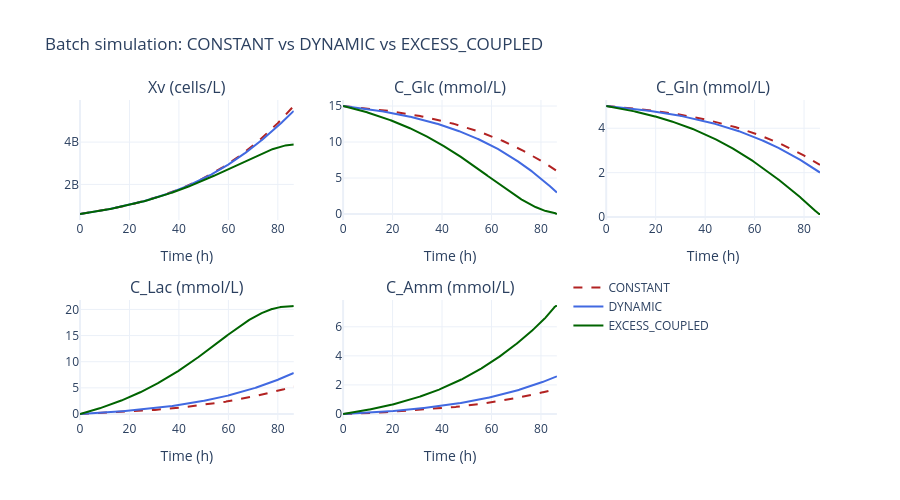

Notebook source saved alongside this figure:
### Code cell
# Interpolate all solutions onto a common time grid for comparison
t_common = np.linspace(0, min(batch_const.t_end, batch_dyn.t_end, batch_exc.t_end), 500)

# State variable indices: Xv=0, C_Glc=1, C_Gln=2, C_Lac=3, C_Amm=4
state_labels  = ["Xv (cells/L)", "C_Glc (mmol/L)", "C_Gln (mmol/L)", "C_Lac (mmol/L)", "C_Amm (mmol/L)"]
state_indices = [0, 1, 2, 3, 4]

fig = make_subplots(rows=2, cols=3, subplot_titles=state_labels)
positions = [(1,1), (1,2), (1,3), (2,1), (2,2)]

for i, (label, (row, col)) in enumerate(zip(state_labels, positions)):
    idx = state_indices[i]
    y_const = np.interp(t_common, batch_const.t_points, batch_const.y_points[idx, :])
    y_dyn = np.interp(t_common, batch_dyn.t_points, batch_dyn.y_points[idx, :])
    y_exc = np.interp(t_common, batch_exc.t_points, batch_exc.y_points[idx, :])

    fig.add_trace(
        go.Scatter(
            x=t_common, y=y_const, mode='lines', name='CONSTANT',
            line=dict(color='firebrick', width=2, dash='dash'),
            showlegend=(i == 0),
        ),
        row=row, col=col,
    )
    fig.add_trace(
        go.Scatter(
            x=t_common, y=y_dyn, mode='lines', name='DYNAMIC',
            line=dict(color='royalblue', width=2),
            showlegend=(i == 0),
        ),
        row=row, col=col,
    )
    fig.add_trace(
        go.Scatter(
            x=t_common, y=y_exc, mode='lines', name='EXCESS_COUPLED',
            line=dict(color='darkgreen', width=2),
            showlegend=(i == 0),
        ),
        row=row, col=col,
    )

fig.update_xaxes(title_text='Time (h)')
fig.update_layout(
    title_text='Batch simulation: CONSTANT vs DYNAMIC vs EXCESS_COUPLED',
    height=500,
    template='plotly_white',
    legend=dict(x=0.66, y=0.25),
)
fig.show()

### Figure 1 — Plotly figure (JSON) as saved in the notebook; plotly's stock layout.template omitted (floating-point values rounded to 4 significant figures; data arrays with more than 128 entries replaced by an {"elided": "..."} marker saying what was removed)
{"data": [{"line": {"color": "firebrick", "dash": "dash", "width": 2}, "mode": "lines", "name": "CONSTANT", "showlegend": true, "type": "scatter", "x": {"elided": "500 float values"}, "xaxis": "x", "y": {"elided": "500 float values"}, "yaxis": "y"}, {"line": {"color": "royalblue", "width": 2}, "mode": "lines", "name": "DYNAMIC", "showlegend": true, "type": "scatter", "x": {"elided": "500 float values"}, "xaxis": "x", "y": {"elided": "500 float values"}, "yaxis": "y"}, {"line": {"color": "darkgreen", "width": 2}, "mode": "lines", "name": "EXCESS_COUPLED", "showlegend": true, "type": "scatter", "x": {"elided": "500 float values"}, "xaxis": "x", "y": {"elided": "500 float values"}, "yaxis": "y"}, {"line": {"color": "firebrick", "dash": "dash", "width": 2}, "mode": "lines", "name": "CONSTANT", "showlegend": false, "type": "scatter", "x": {"elided": "500 float values"}, "xaxis": "x2", "y": {"elided": "500 float values"}, "yaxis": "y2"}, {"line": {"color": "royalblue", "width": 2}, "mode": "lines", "name": "DYNAMIC", "showlegend": false, "type": "scatter", "x": {"elided": "500 float values"}, "xaxis": "x2", "y": {"elided": "500 float values"}, "yaxis": "y2"}, {"line": {"color": "darkgreen", "width": 2}, "mode": "lines", "name": "EXCESS_COUPLED", "showlegend": false, "type": "scatter", "x": {"elided": "500 float values"}, "xaxis": "x2", "y": {"elided": "500 float values"}, "yaxis": "y2"}, {"line": {"color": "firebrick", "dash": "dash", "width": 2}, "mode": "lines", "name": "CONSTANT", "showlegend": false, "type": "scatter", "x": {"elided": "500 float values"}, "xaxis": "x3", "y": {"elided": "500 float values"}, "yaxis": "y3"}, {"line": {"color": "royalblue", "width": 2}, "mode": "lines", "name": "DYNAMIC", "showlegend": false, "type": "scatter", "x": {"elided": "500 float values"}, "xaxis": "x3", "y": {"elided": "500 float values"}, "yaxis": "y3"}, {"line": {"color": "darkgreen", "width": 2}, "mode": "lines", "name": "EXCESS_COUPLED", "showlegend": false, "type": "scatter", "x": {"elided": "500 float values"}, "xaxis": "x3", "y": {"elided": "500 float values"}, "yaxis": "y3"}, {"line": {"color": "firebrick", "dash": "dash", "width": 2}, "mode": "lines", "name": "CONSTANT", "showlegend": false, "type": "scatter", "x": {"elided": "500 float values"}, "xaxis": "x4", "y": {"elided": "500 float values"}, "yaxis": "y4"}, {"line": {"color": "royalblue", "width": 2}, "mode": "lines", "name": "DYNAMIC", "showlegend": false, "type": "scatter", "x": {"elided": "500 float values"}, "xaxis": "x4", "y": {"elided": "500 float values"}, "yaxis": "y4"}, {"line": {"color": "darkgreen", "width": 2}, "mode": "lines", "name": "EXCESS_COUPLED", "showlegend": false, "type": "scatter", "x": {"elided": "500 float values"}, "xaxis": "x4", "y": {"elided": "500 float values"}, "yaxis": "y4"}, {"line": {"color": "firebrick", "dash": "dash", "width": 2}, "mode": "lines", "name": "CONSTANT", "showlegend": false, "type": "scatter", "x": {"elided": "500 float values"}, "xaxis": "x5", "y": {"elided": "500 float values"}, "yaxis": "y5"}, {"line": {"color": "royalblue", "width": 2}, "mode": "lines", "name": "DYNAMIC", "showlegend": false, "type": "scatter", "x": {"elided": "500 float values"}, "xaxis": "x5", "y": {"elided": "500 float values"}, "yaxis": "y5"}, {"line": {"color": "darkgreen", "width": 2}, "mode": "lines", "name": "EXCESS_COUPLED", "showlegend": false, "type": "scatter", "x": {"elided": "500 float values"}, "xaxis": "x5", "y": {"elided": "500 float values"}, "yaxis": "y5"}], "layout": {"annotations": [{"font": {"size": 16}, "showarrow": false, "text": "Xv (cells/L)", "x": 0.1444, "xanchor": "center", "xref": "paper", "y": 1, "yanchor": "bottom", "yref": "paper"}, {"font": {"size": 16}, "showarrow": false, "text": "C_Glc (mmol/L)", "x": 0.5, "xanchor": "center", "xref": "paper", "y": 1, "yanchor": "bottom", "yref": "paper"}, {"font": {"size": 16}, "showarrow": false, "text": "C_Gln (mmol/L)", "x": 0.8556, "xanchor": "center", "xref": "paper", "y": 1, "yanchor": "bottom", "yref": "paper"}, {"font": {"size": 16}, "showarrow": false, "text": "C_Lac (mmol/L)", "x": 0.1444, "xanchor": "center", "xref": "paper", "y": 0.375, "yanchor": "bottom", "yref": "paper"}, {"font": {"size": 16}, "showarrow": false, "text": "C_Amm (mmol/L)", "x": 0.5, "xanchor": "center", "xref": "paper", "y": 0.375, "yanchor": "bottom", "yref": "paper"}], "height": 500, "legend": {"x": 0.66, "y": 0.25}, "title": {"text": "Batch simulation: CONSTANT vs DYNAMIC vs EXCESS_COUPLED"}, "xaxis": {"anchor": "y", "domain": [0, 0.2889], "title": {"text": "Time (h)"}}, "xaxis2": {"anchor": "y2", "domain": [0.3556, 0.6444], "title": {"text": "Time (h)"}}, "xaxis3": {"anchor": "y3", "domain": [0.7111, 1], "title": {"text": "Time (h)"}}, "xaxis4": {"anchor": "y4", "domain": [0, 0.2889], "title": {"text": "Time (h)"}}, "xaxis5": {"anchor": "y5", "domain": [0.3556, 0.6444], "title": {"text": "Time (h)"}}, "xaxis6": {"anchor": "y6", "domain": [0.7111, 1], "title": {"text": "Time (h)"}}, "yaxis": {"anchor": "x", "domain": [0.625, 1]}, "yaxis2": {"anchor": "x2", "domain": [0.625, 1]}, "yaxis3": {"anchor": "x3", "domain": [0.625, 1]}, "yaxis4": {"anchor": "x4", "domain": [0, 0.375]}, "yaxis5": {"anchor": "x5", "domain": [0, 0.375]}, "yaxis6": {"anchor": "x6", "domain": [0, 0.375]}}}
